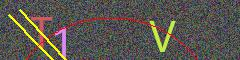
#> input picture test20201027/pic/6.jpg, 240 x 60 px, found by its file name
$ python homework.py
#> lines starting #> are read from the running program, lines starting #| are printed output that depends on the picture; long printed decimals are rounded
import cv2
import numpy as np

img = cv2.imread("../images/6.jpg")             # 这里为结果好看，要保证图像为正方形，即w=h
#> img is the input picture: shape (60, 240, 3); mean B, G, R 78.6, 85.3, 89.1
rows, cols, channels = img.shape
#> rows = 60; cols = 240; channels = 3
print(rows, cols)
#| 60 240
"""
旋转矩阵
        _             _
    M = |cosa  -sina 0|
        |sina  cosa  0|
        -             -
    允许在任意地方进行旋转，需要进行如下修改
    |alpha  beta  (1-alpha)*center_x-beta*center_y|
    |-beta  alpha beta*center_x+(1-alpha)*center_x|
    alpha=scale*cosa  beta=scale*sina

"""
center_x = rows // 2
#> center_x = 30
center_y = cols // 2
#> center_y = 120
scale = 0.7
a = np.pi / 4
alpha = scale * np.sin(a)
beta = scale * np.cos(a)
M0 = np.float32([[1, 0, 0],
                 [0, 1, 0]])
M1 = np.float32([[alpha, beta, (1 - alpha) * center_x - beta * center_y],
                 [-beta, alpha, beta * center_x + (1 - alpha) * center_y]])
print((1 - alpha) * center_x - beta * center_y)
#| -44.246
print(-center_x - cols)
#| -270
M2 = cv2.getRotationMatrix2D((center_x, center_y), 45, scale=scale)


dst0 = cv2.warpAffine(img, M0, dsize=(rows, cols))
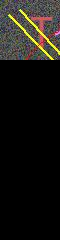
#> dst0: shape (240, 60, 3); mean B, G, R 18.9, 23.1, 24.9
dst1 = cv2.warpAffine(img, M1, dsize=(rows, cols))
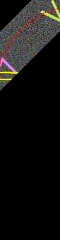
#> dst1: shape (240, 60, 3); mean B, G, R 17.6, 19, 20
dst2 = cv2.warpAffine(img, M2, dsize=(rows, cols))


# cv2.imshow("dst0", dst0)
cv2.imshow("dst1", dst1)
cv2.imshow("dst2", dst2)
cv2.waitKey(0)
cv2.destroyAllWindows()

$ run again, with test20201027/pic/1.jpg copied over test20201027/pic/6.jpg
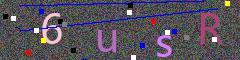
#> input picture test20201027/pic/1.jpg, 240 x 60 px, found by its file name
#> img is the input picture: shape (60, 240, 3); mean B, G, R 92.3, 81, 87.1
#| 60 240
#| -44.246
#| -270
#> `dst0 = cv2.warpAffine(img, M0, dsize=(rows, cols))`:
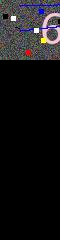
#> dst0: shape (240, 60, 3); mean B, G, R 23.1, 21.6, 22.9
#> `dst1 = cv2.warpAffine(img, M1, dsize=(rows, cols))`:
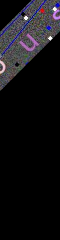
#> dst1: shape (240, 60, 3); mean B, G, R 20.7, 17.6, 18.8
